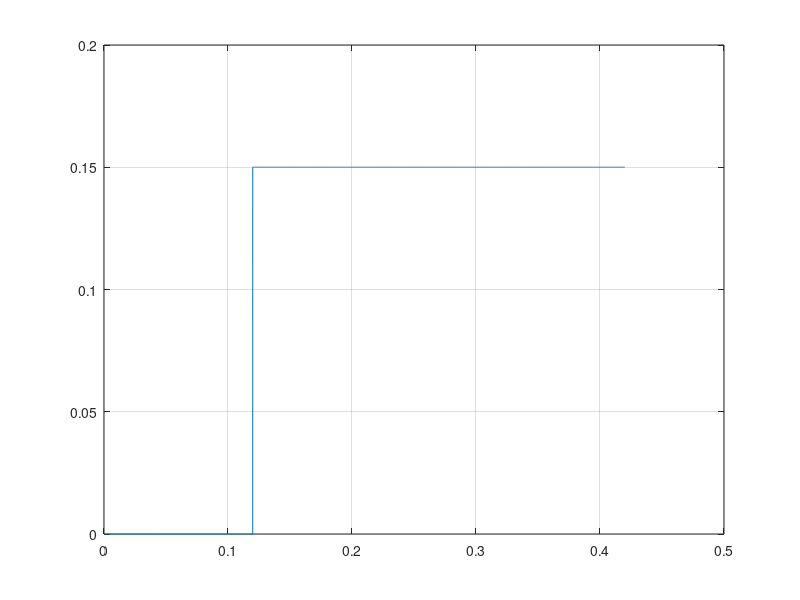

MATLAB code to generate this figure: (Note: this script raises an error after producing the figure.)
clear, clc

Ts = 40e-6;
dry_run = false;
saveon = true;

step_amp = 0.15;
step_start_idx = 3000;
step_end_idx = 10500;
u = zeros(step_end_idx, 1);
u(step_start_idx) = step_amp;
u_vec = cumsum(u);

t_vec = (0:length(u_vec)-1)'*Ts;
figure(1); clf
plot(t_vec, u_vec);
grid on



reset_piezo('t1', 15, 't_final', 25, 'umax', 3, 'k1', 0.2,...
            'verbose', true, 'dry_run', dry_run)
if ~dry_run
  clear vi;
  vipath_reset = 'C:\Users\arnold\Documents\MATLAB\afm_mpc_journal\labview\reset_piezo.vi';
      [e, vi] = setupVI(vipath_reset, 'Abort', 0,...
    'umax', 9, 'TsTicks', 1600, 'u_in', u_vec);
  vi.Run;
  stage_dat = vi.GetControlValue('stage_data_out');

  u_exp = stage_dat(:,1);
  y_exp = stage_dat(:,2); % - dat(1,2);
  t_exp = (0:length(u_exp)-1)'*Ts;

  figure(201); clf
  hold on, grid on
  plot(t_exp, u_exp)
  plot(t_exp, y_exp - y_exp(1))
  
  if saveon
    driftData.t_exp = t_exp;
    driftData.u_exp = u_exp;
    driftData.y_exp = y_exp;
    save(fullfile(PATHS.sysid, 'hysteresis','driftID_data_5-29-2018_01.mat'), 'driftData')
  end
end


ms = 1e3;








